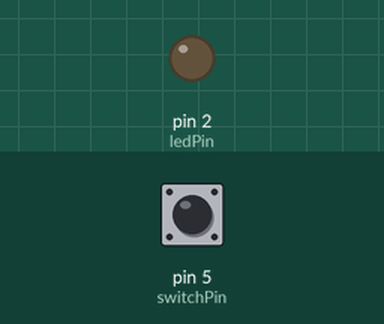
Recording of a sketch running on a simulated Arduino Leonardo, built with avr-gcc and run on an emulated ATmega32U4. On the bench: output pins drawn as LEDs (lit = HIGH). Inputs (shaded band) come from the test bench; at power-on: pin 5 (switchPin) LOW. No radio packets arrive unless stated; USB keyboard and mouse output is not drawn.

Above: at 1.2 s.
1.3 s: pin 5 (switchPin) pulled HIGH for 0.2 s
At 2.5 s:
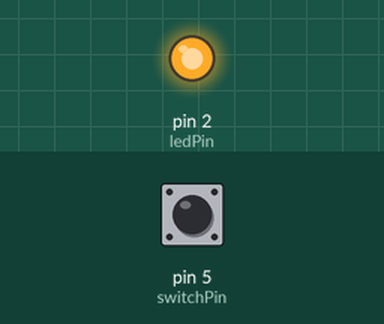
5.3 s: pin 5 (switchPin) pulled HIGH for 1 s
At 5.8 s:
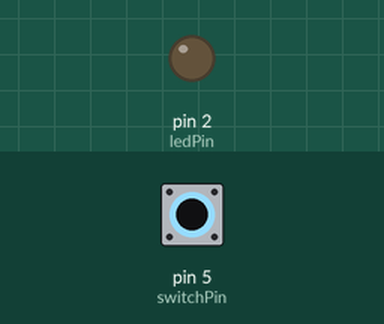
7.8 s: pin 5 (switchPin) pulled HIGH for 3.2 s
At 8.9 s:
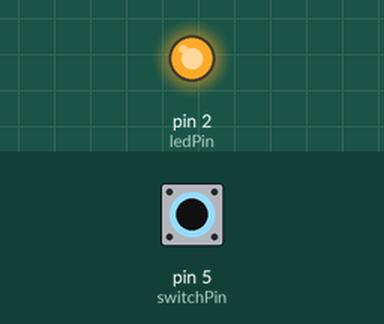
Timing chart, 0 to 10.8 s (numbered marks = the images above; inputs shaded):
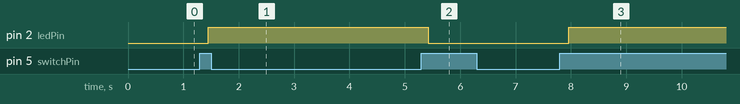

Measured:
- after the input at 1.3 s, pin 2 (ledPin): LOW → HIGH after 0.15 s
- after the input at 5.3 s, pin 2 (ledPin): HIGH → LOW after 0.13 s
- after the input at 7.8 s, pin 2 (ledPin): LOW → HIGH after 0.16 s

The sketch:

RX.ino
```cpp
#include "Mouse.h"
// transmitter.ino

// include libraries:
#include <RH_ASK.h>
#include <SPI.h>

// Create an instance of the RadioHead ASK handler:
// -> Default pins for the RF modules:
//    Pin 11: Data input from receiver
//    Pin 12: Data output to transmitter
RH_ASK radio;

// Create and initialize three 8-bit variables for our RGB values:
uint8_t r = 0;
uint8_t g = 0;  //x si es positivo derecha si es negativo izquierda
uint8_t b = 0;  //y si es positivo abajo si es negativo arriba


// set pin numbers for switch, joystick axes, and LED:
const int switchPin = 5; // switch to turn on and off mouse control
//const int mouseButton = 7; // input pin for the mouse pushButton
//const int xAxis = A1; // joystick X axis
//const int yAxis = A2; // joystick Y axis
const int ledPin = 2; // Mouse control LED

// parameters for reading the joystick:
int range = 4; // output range of X or Y movement
int responseDelay = 180; // response delay of the mouse, in ms
int threshold = range / 5; // resting threshold
int center = range / 90; // resting position value

boolean mouseIsActive = false; // whether or not to control the mouse
int lastSwitchState = LOW; // previous switch state

void setup() {
pinMode(switchPin, INPUT); // the switch pin
pinMode(ledPin, OUTPUT); // the LED pin
// take control of the mouse:
Mouse.begin();
radio.init();
Serial.begin(9600);   // inicializa monitor serie a 9600 bps
}

void loop() {
  // create an empty array of 8-bit variables that is used to store the received data:
  uint8_t data[3];
  // store the expected data length in a variable (3 Bytes: One for r, g, and b):
  uint8_t dataLength = 3;

  if(radio.recv(data, &dataLength)){
    // when data has been received, extract the received RGB values from the array:
    // -> The order must be the same as in the dataArray[] on the transmitter side (here: 0: red, 1: green, 2: blue):
    r = data[0]; //A1
    g = -(data[1]-1022); //A2
    b = (data[2]-1022); //A3


     Serial.print(" izq: ");  // imprime Mensaje:
     Serial.print(r);   // imprime buffer de mensaje
     Serial.print(" x: ");  // imprime Mensaje:
     Serial.print(g);   // imprime buffer de mensaje
     Serial.print(" y: ");  // imprime Mensaje:
     Serial.println(b);   // imprime buffer de mensaje

  }


// read the switch:
int switchState = digitalRead(switchPin);
// if it's changed and it's high, toggle the mouse state:
if (switchState != lastSwitchState) {
if (switchState == HIGH) {
mouseIsActive = !mouseIsActive;
// turn on LED to indicate mouse state:
digitalWrite(ledPin, mouseIsActive);
}
}
// save switch state for next comparison:
lastSwitchState = switchState;

/*
// read and scale the two axes:
int xReading = readAxis(512+(int)g*4);
int yReading = readAxis(512+(int)b)*4;
 // if the mouse control state is active, move the mouse:
*/

int xReading = g;  //je x 2
int yReading = b; //eje y


if (mouseIsActive)
//delay(70);
{

//Mouse.move(x, y, 0);

// si x es positivo desplzamiento >>>> derecha
// si x es negativo desplzamiento <<<< derecha
// si y es negativo desplazamiento hacia arriba
// si y es positivo desplazamieno haca abjo
// el tercer valor es scroll

Mouse.move(xReading, yReading, 0);
//delay(100);
}

// read the mouse button and click or not click:
// if the mouse button is pressed:
if (r> 125) {
// if the mouse is not pressed, press it:
if (!Mouse.isPressed(MOUSE_LEFT)) {
Mouse.press(MOUSE_LEFT);
}
}
// else the mouse button is not pressed:
else {
// if the mouse is pressed, release it:
if (Mouse.isPressed(MOUSE_LEFT)) {
Mouse.release(MOUSE_LEFT);
}
}

delay(responseDelay);
}

/*
reads an axis (0 or 1 for x or y) and scales the
analog input range to a range from 0 to
*/

int readAxis(int thisAxis) {
// read the analog input:
int reading = analogRead(thisAxis);

// map the reading from the analog input range to the output range:
reading = map(reading, 0, 0, 0, range);

// if the output reading is outside from the
// rest position threshold, use it:
int distance = reading - center;

if (abs(distance) < threshold) {
distance = 0;
}

// return the distance for this axis:
return distance;
}
```
